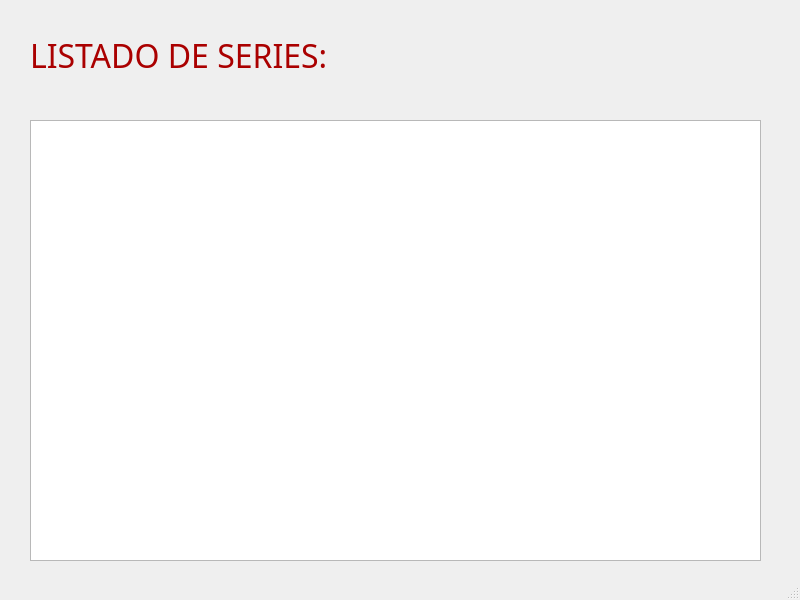
<?xml version="1.0" encoding="UTF-8"?>
<ui version="4.0">
 <class>MainWindow</class>
 <widget class="QMainWindow" name="MainWindow">
  <property name="geometry">
   <rect>
    <x>0</x>
    <y>0</y>
    <width>800</width>
    <height>600</height>
   </rect>
  </property>
  <property name="windowTitle">
   <string>Listado de Series</string>
  </property>
  <widget class="QWidget" name="centralwidget">
   <widget class="QLabel" name="label">
    <property name="geometry">
     <rect>
      <x>30</x>
      <y>30</y>
      <width>731</width>
      <height>51</height>
     </rect>
    </property>
    <property name="font">
     <font>
      <family>Yataghan</family>
      <pointsize>24</pointsize>
     </font>
    </property>
    <property name="styleSheet">
     <string notr="true">color: rgb(170, 0, 0);</string>
    </property>
    <property name="text">
     <string>LISTADO DE SERIES:</string>
    </property>
   </widget>
   <widget class="QTextEdit" name="listado_series">
    <property name="geometry">
     <rect>
      <x>30</x>
      <y>120</y>
      <width>731</width>
      <height>441</height>
     </rect>
    </property>
    <property name="font">
     <font>
      <family>Yataghan</family>
      <pointsize>12</pointsize>
     </font>
    </property>
    <property name="styleSheet">
     <string notr="true">color: rgb(0, 0, 0);
</string>
    </property>
   </widget>
  </widget>
  <widget class="QStatusBar" name="statusbar"/>
 </widget>
 <resources/>
 <connections/>
</ui>
